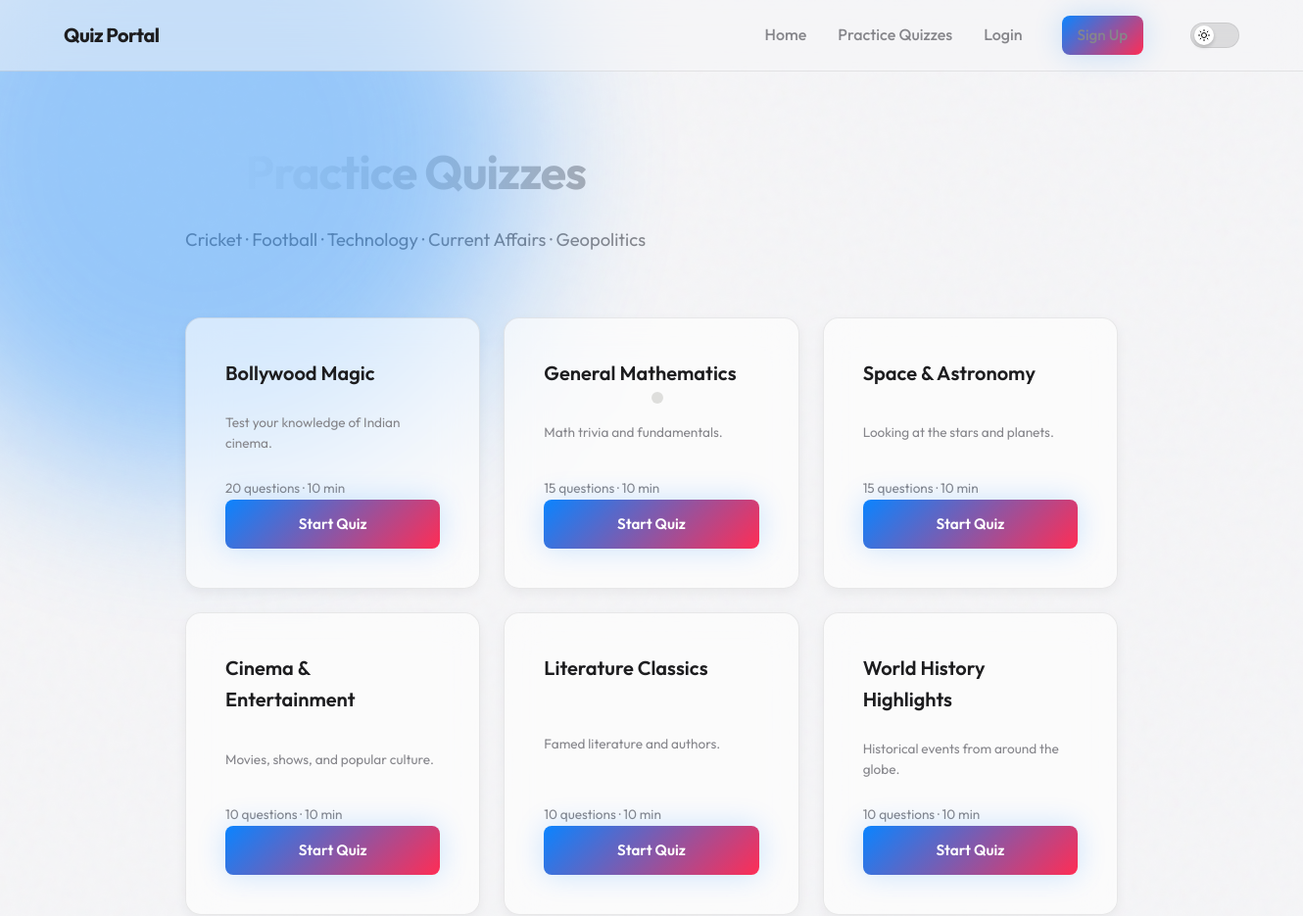
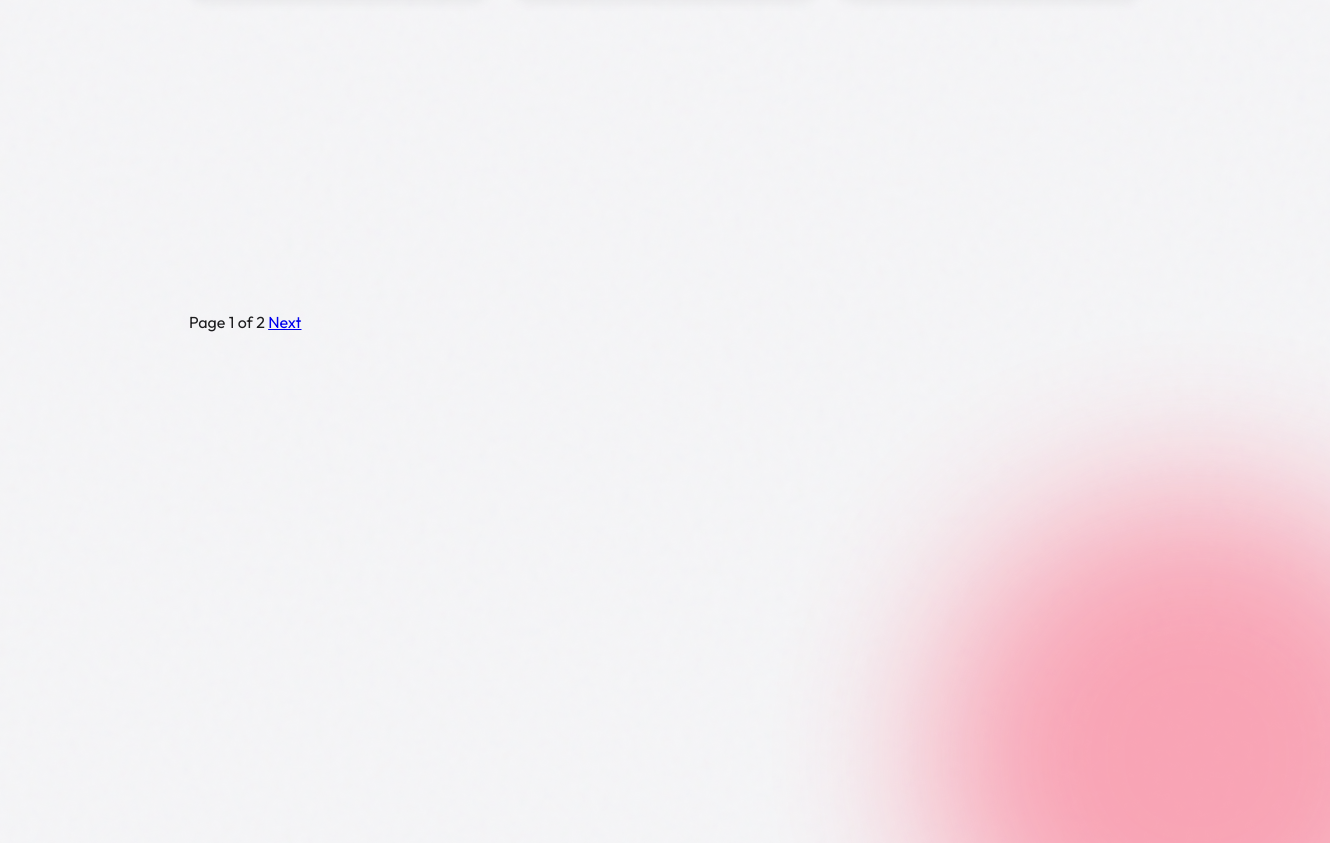
Screenshot of /quizzes/ with the database file from the repository (2 pictures, top to bottom).
### quizapp/models.py (models this page shows, shortened)
class Quiz(models.Model):
    title = models.CharField(max_length=200)
    description = models.TextField(blank=True)
    created_at = models.DateTimeField(auto_now_add=True)
    updated_at = models.DateTimeField(auto_now=True)
    time_limit = models.IntegerField(help_text="Time limit in minutes", default=10)
    is_active = models.BooleanField(default=True)
    class Meta:
        verbose_name_plural = "Quizzes"
        ordering = ['-created_at']
    def get_questions_count(self):
        return self.questions.count()

### quizapp/views.py (the view)
# urls.py: path('quizzes/', views.quiz_list, name='quiz_list'),
def quiz_list(request):
    quizzes = Quiz.objects.filter(is_active=True).annotate(
        question_count=Count('questions'),
        attempt_count=Count('attempts', filter=Q(attempts__is_completed=True))
    ).order_by('-created_at')
    paginator = Paginator(quizzes, 9)
    page_number = request.GET.get('page')
    page_obj = paginator.get_page(page_number)
    context = {
        'page_obj': page_obj,
        'quizzes': page_obj,
        'is_admin': request.user.is_staff or request.user.is_superuser,
    }
    return render(request, 'quizapp/quiz_list.html', context)

### quizapp/Templates/quizapp/quiz_list.html (shortened to what this page needs)
{% extends 'quizapp/base.html' %}
{% block content %}
<div class="page-header" style="display: flex; justify-content: space-between; align-items: center;">
    <div>
        <h1>Practice Quizzes</h1>
        <p>Cricket · Football · Technology · Current Affairs · Geopolitics</p>
    </div>
</div>
{% if quizzes %}
<div class="quiz-grid">
    {% for quiz in quizzes %}
    {% include 'quizapp/includes/quiz_card.html' %}
    {% endfor %}
</div>
{% if page_obj.has_other_pages %}
<div class="pagination">
    <span>Page {{ page_obj.number }} of {{ page_obj.paginator.num_pages }}</span>
    {% if page_obj.has_next %}<a href="?page={{ page_obj.next_page_number }}">Next</a>{% endif %}
</div>
{% endif %}
{% else %}
<div class="card">
    <p>No quizzes available. Run <code>python manage.py load_practice_quizzes</code> to add practice quizzes.</p>
</div>
{% endif %}
{% endblock %}

### quizapp/Templates/quizapp/includes/quiz_card.html
<div class="quiz-card">
    <a href="{% url 'quiz_detail' quiz.id %}" class="card-link">{{ quiz.title }}</a>
    <p class="quiz-meta">{{ quiz.description|truncatewords:20 }}</p>
    <p class="quiz-meta">{{ quiz.get_questions_count }} questions · {{ quiz.time_limit }} min</p>
    <a href="{% url 'quiz_detail' quiz.id %}" class="btn btn-primary quiz-card-btn">Start Quiz</a>
</div>

### quizapp/static/quizapp/css/styles.css (style rules this page uses)
:root { --bg-base: #F5F5F7; --bg-surface: rgba(255, 255, 255, 0.6); --bg-elevated: rgba(255, 255, 255, 0.9); --primary: #0A84FF; --primary-light: #5E5CE6; --secondary: #FF2D55; --text-main: #1D1D1F; --text-muted: #86868B; --radius-sm: 8px; --radius-md: 16px; --radius-lg: 24px; --shadow-sm: 0 4px 12px rgba(0,0,0,0.05); --shadow-md: 0 16px 40px rgba(0,0,0,0.1); --shadow-glow: 0 0 30px rgba(10, 132, 255, 0.2); --border-subtle: rgba(0, 0, 0, 0.08); --border-highlight: rgba(0, 0, 0, 0.15); --success: #32D74B; --error: #FF453A; --nav-bg: rgba(245, 245, 247, 0.5); --ease-framer: cubic-bezier(0.22, 1, 0.36, 1); --transition-fast: 250ms var(--ease-framer); --transition-med: 500ms var(--ease-framer); }
* { box-sizing: border-box; margin: 0; padding: 0; cursor: none !important; }
body { font-family: 'Outfit', -apple-system, sans-serif; background-color: var(--bg-base); color: var(--text-main); line-height: 1.6; min-height: 100vh; overflow-x: hidden; -webkit-font-smoothing: antialiased; transition: background-color 0.4s ease, color 0.4s ease; }
.global-bg, .navbar, .card, .quiz-card, .stat, .question-block, .review-item, .auth-card { transition: background-color 0.4s ease, border-color 0.4s ease, box-shadow 0.4s ease, transform var(--transition-med); }
.anim-fade-up { opacity: 0; transform: translateY(30px); transition: opacity var(--transition-med), transform var(--transition-med); }
.anim-visible { opacity: 1; transform: translateY(0) scale(1); filter: blur(0); }
.page-header { text-align: center; margin-bottom: 4rem; }
.page-header h1 { font-size: 3rem; font-weight: 700; margin-bottom: 1rem; letter-spacing: -1px; background: linear-gradient(to right, #fff, #a0a0a5); -webkit-background-clip: text; background-clip: text; -webkit-text-fill-color: transparent; }
.page-header p { font-size: 1.15rem; color: var(--text-muted); max-width: 600px; margin: 0 auto; }
.btn { display: inline-flex; align-items: center; justify-content: center; padding: 0.8rem 1.6rem; font-size: 0.95rem; font-weight: 600; border-radius: var(--radius-sm); border: none; text-decoration: none; transition: all var(--transition-fast); position: relative; overflow: hidden; }
.btn::before { content: ''; position: absolute; top: 0; left: 0; width: 100%; height: 100%; background: linear-gradient(120deg, transparent, rgba(255,255,255,0.2), transparent); transform: translateX(-100%); transition: transform 0.6s; }
.btn-primary { background: linear-gradient(135deg, var(--primary), var(--secondary)); color: #fff; box-shadow: var(--shadow-glow); }
.card, .quiz-card { background: var(--bg-surface); backdrop-filter: blur(20px); -webkit-backdrop-filter: blur(20px); border: 1px solid var(--border-subtle); border-radius: var(--radius-md); padding: 2.5rem; transition: all var(--transition-fast); box-shadow: var(--shadow-sm); position: relative; }
.quiz-grid { display: grid; grid-template-columns: repeat(auto-fill, minmax(300px, 1fr)); gap: 1.5rem; }
.card-link { color: var(--text-main); text-decoration: none; font-weight: 600; font-size: 1.25rem; }
.quiz-card { display: flex; flex-direction: column; }
.quiz-card .quiz-meta { font-size: 0.85rem; color: var(--text-muted); margin-top: auto; padding-top: 1.5rem; }

### rows the page displays
Quiz: title "Bollywood Magic", description "Test your knowledge of Indian cinema.", get_questions_count "20", time_limit "10"
Quiz: title "General Mathematics", description "Math trivia and fundamentals.", get_questions_count "15", time_limit "10"
Quiz: title "Space & Astronomy", description "Looking at the stars and planets.", get_questions_count "15", time_limit "10"
Quiz: title "Cinema & Entertainment", description "Movies, shows, and popular culture.", get_questions_count "10", time_limit "10"
Quiz: title "Literature Classics", description "Famed literature and authors.", get_questions_count "10", time_limit "10"
Quiz: title "World History Highlights", description "Historical events from around the globe.", get_questions_count "10", time_limit "10"

### other values shown
{{ page_obj.number }} "1"
{{ page_obj.paginator.num_pages }} "2"
